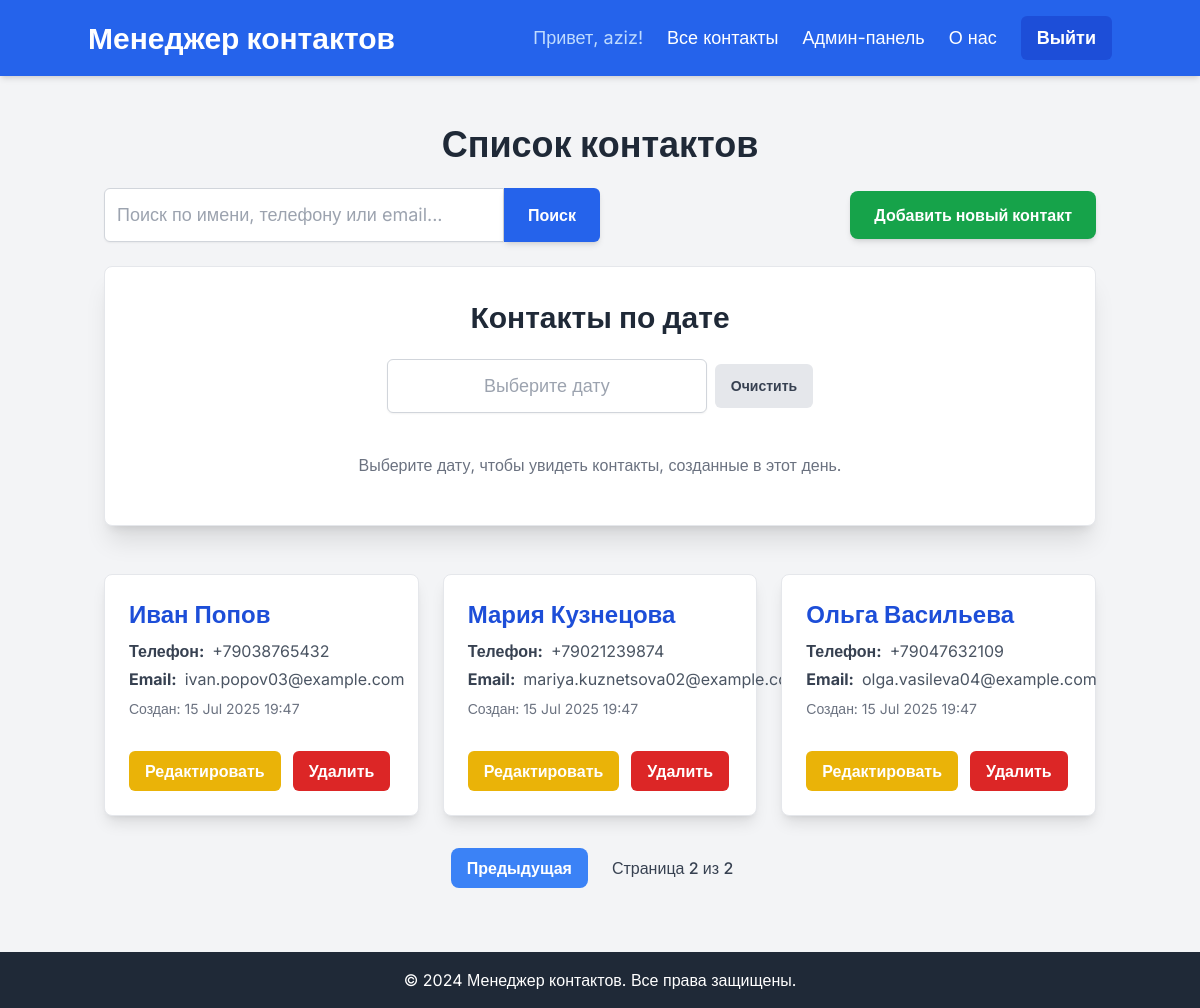
Page /contacts/?page=2 (signed in) on the committed database.
### contacts/models.py (models this page shows, shortened)
class Contact(models.Model):
    name = models.CharField(max_length=100)
    phone_number = models.CharField(max_length=20,unique=True)
    email = models.EmailField(unique=True)
    created_at = models.DateTimeField(auto_now_add=True)
    class Meta:
        ordering = ['name']

### contacts/views.py (the view)
# urls.py: path('', views.contact_list, name='contact_list'), # <--- CORRECTED: This now resolves to /contacts/
@login_required
def contact_list(request):
    contacts = Contact.objects.all().order_by('name')
    query = request.GET.get('q')
    if query:
        contacts = contacts.filter(
            Q(name__icontains=query) |
            Q(phone_number__icontains=query) |
            Q(email__icontains=query)
        )
    paginator = Paginator(contacts,9)
    page_number = request.GET.get('page')
    try:
        contacts = paginator.page(page_number)
    except PageNotAnInteger:
        contacts = paginator.page(1)
    except EmptyPage:
        contacts = paginator.page(paginator.num_pages)
    context = {
        'contacts':contacts,
        'page_title':'Список контактов',
        'search_query': query if query else '',
    }
    return render(request,'contacts/contact_list.html',context)

### templates/contacts/contact_list.html (shortened to what this page needs)
{% extends 'base.html' %}
{% block page_title_block %}{{ page_title }}{% endblock %}
{% block content %}
    <div class="flex flex-col sm:flex-row justify-between items-center mb-6 space-y-4 sm:space-y-0 sm:space-x-4">
        <form method="GET" action="{% url 'contacts:contact_list' %}" class="w-full sm:w-1/2 flex">
            <input type="text" name="q" placeholder="Поиск по имени, телефону или email..."
                   value="{{ search_query }}"
                   class="flex-grow p-3 border border-gray-300 rounded-l-md shadow-sm focus:outline-none focus:ring-2 focus:ring-blue-500 text-lg">
            <button type="submit" class="bg-blue-600 hover:bg-blue-700 text-white font-bold py-3 px-6 rounded-r-md shadow-md transition duration-300 ease-in-out transform hover:scale-105 focus:outline-none focus:ring-2 focus:ring-blue-500 focus:ring-opacity-50">
                Поиск
            </button>
        </form>
        <a href="{% url 'contacts:add_contact' %}" class="bg-green-600 hover:bg-green-700 text-white font-bold py-3 px-6 rounded-lg shadow-md transition duration-300 ease-in-out transform hover:scale-105">
            Добавить новый контакт
        </a>
    </div>
    <div class="w-full bg-white p-8 rounded-lg shadow-xl border border-gray-200 mb-12">
        <h2 class="text-3xl font-bold text-gray-800 mb-6 text-center">Контакты по дате</h2>
        <div class="mb-6 flex justify-center items-center space-x-2">
            <input type="text" id="datePicker" placeholder="Выберите дату" class="p-3 border border-gray-300 rounded-md shadow-sm focus:outline-none focus:ring-2 focus:ring-blue-500 text-lg w-full max-w-xs text-center">
            <button id="clearDatePicker" class="bg-gray-200 hover:bg-gray-300 text-gray-700 font-bold py-3 px-4 rounded-md transition duration-300 ease-in-out transform hover:scale-105 focus:outline-none focus:ring-2 focus:ring-gray-400 focus:ring-opacity-50 text-sm">
                Очистить
            </button>
        </div>
        <div id="contactsByDateList" class="space-y-4 text-left">
            <p class="text-gray-500 text-center py-4">Выберите дату, чтобы увидеть контакты, созданные в этот день.</p>
        </div>
    </div>
    {% if contacts %}
        <div class="grid grid-cols-1 md:grid-cols-2 lg:grid-cols-3 gap-6">
            {% for contact in contacts %}
                <div class="bg-white border border-gray-200 rounded-lg shadow-lg p-6 flex flex-col justify-between transition duration-300 ease-in-out transform hover:shadow-xl hover:-translate-y-1">
                    <div class="flex flex-col mb-4">
                        <h2 class="text-2xl font-semibold text-blue-700 mb-2">{{ contact.name }}</h2>
                        <p class="text-gray-600 mb-1 flex items-center">
                            <strong class="text-gray-700 mr-2">Телефон:</strong>
                            <span>{{ contact.phone_number }}</span>
                        </p>
                        <p class="text-gray-600 flex items-center">
                            <strong class="text-gray-700 mr-2">Email:</strong>
                            <span>{{ contact.email }}</span>
                        </p>
                        <p class="text-gray-500 text-sm mt-2">
                            Создан: {{ contact.created_at|date:"d M Y H:i" }}
                        </p>
                    </div>
                    <div class="mt-4 flex justify-start space-x-3">
                        <a href="{% url 'contacts:edit_contact' pk=contact.pk %}" class="bg-yellow-500 hover:bg-yellow-600 text-white font-bold py-2 px-4 rounded-md transition duration-300 ease-in-out transform hover:scale-105">
                            Редактировать
                        </a>
                        <a href="{% url 'contacts:delete_contact' pk=contact.pk %}" class="bg-red-600 hover:bg-red-700 text-white font-bold py-2 px-4 rounded-md transition duration-300 ease-in-out transform hover:scale-105">
                            Удалить
                        </a>
                    </div>
                </div>
            {% endfor %}
        </div>
        <div class="flex justify-center mt-8 space-x-2">
            {% if contacts.has_previous %}
                <a href="?page={{ contacts.previous_page_number }}{% if search_query %}&q={{ search_query }}{% endif %}"
                   class="bg-blue-500 hover:bg-blue-600 text-white font-bold py-2 px-4 rounded-lg transition duration-300">
                    Предыдущая
                </a>
            {% endif %}
            <span class="text-gray-700 font-medium py-2 px-4">
                Страница {{ contacts.number }} из {{ contacts.paginator.num_pages }}
            </span>
        </div>
    {% else %}
        <div class="bg-yellow-100 border-l-4 border-yellow-500 text-yellow-700 p-4 rounded-lg" role="alert">
            <p class="font-bold">Нет контактов</p>
            <p>В настоящее время в вашей базе данных нет контактов. Добавьте несколько!</p>
        </div>
    {% endif %}
    <link rel="stylesheet" href="https://cdn.jsdelivr.net/npm/flatpickr/dist/flatpickr.min.css">
{% endblock %}

### templates/base.html (shortened to what this page needs)
<!DOCTYPE html>
<html lang="ru">
<head>
    <script src="https://cdn.tailwindcss.com"></script>
</head>
<body>
    <header class="bg-blue-600 text-white p-4 shadow-md">
        <div class="container mx-auto flex justify-between items-center">
            <a href="{% url 'home' %}" class="text-3xl font-bold hover:text-blue-200 transition duration-300">
                Менеджер контактов
            </a>
            <nav>
                <ul class="flex space-x-6 text-lg items-center">
                    {% if user.is_authenticated %}
                        <li>
                            <span class="text-blue-200">Привет, {{ user.username }}!</span>
                        </li>
                        <li>
                            <a href="{% url 'contacts:contact_list' %}" class="hover:text-blue-200 transition duration-300">Все контакты</a>
                        </li>
                        <li>
                            <a href="{% url 'admin:index' %}" class="hover:text-blue-200 transition duration-300">Админ-панель</a>
                        </li>
                        <li>
                            <a href="{% url 'contacts:about' %}" class="hover:text-blue-200 transition duration-300">О нас</a>
                        </li>
                        <li>
                            <form action="{% url 'logout' %}" method="post" class="inline">
                                <button type="submit" class="bg-blue-700 hover:bg-blue-800 text-white font-bold py-2 px-4 rounded-md transition duration-300 ease-in-out transform hover:scale-105 focus:outline-none focus:ring-2 focus:ring-blue-500 focus:ring-opacity-50">
                                    Выйти
                                </button>
                            </form>
                        </li>
                    {% endif %}
                </ul>
            </nav>
        </div>
    </header>
    <main class="container mx-auto mt-8 p-4">
        <h1 class="text-4xl font-bold text-gray-800 mb-6 text-center">{% block page_title_block %}{% endblock %}</h1>
        {% block content %}
        {% endblock %}
    </main>
    <footer class="bg-gray-800 text-white p-4 mt-12 text-center">
        <div class="container mx-auto">
            <p>&copy; 2024 Менеджер контактов. Все права защищены.</p>
        </div>
    </footer>
</body>
</html>

### templates/base.html (style rules this page uses)
body { font-family: 'Inter', sans-serif; background-color: #f3f4f6; }

### rows in the picture
Contact: name "Иван Попов", phone_number "+79038765432", email "ivan.popov03@example.com", created_at "15 Jul 2025 19:47"
Contact: name "Мария Кузнецова", phone_number "+79021239874", email "mariya.kuznetsova02@example.com", created_at "15 Jul 2025 19:47"
Contact: name "Ольга Васильева", phone_number "+79047632109", email "olga.vasileva04@example.com", created_at "15 Jul 2025 19:47"

### other values in the picture
{{ user.username }} "aziz"
{{ page_title }} "Список контактов"
{{ contacts.number }} "2"
{{ contacts.paginator.num_pages }} "2"
